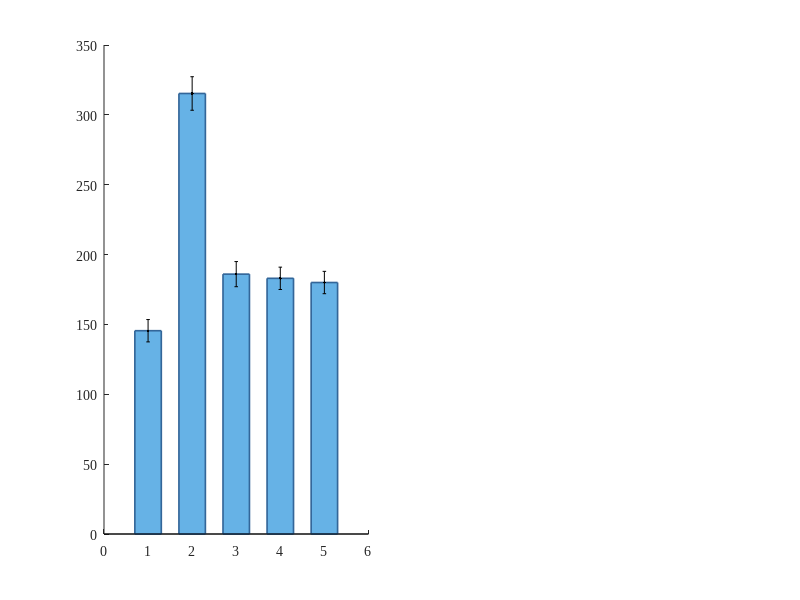

Reproduce this figure in MATLAB. (Note: this script raises an error after producing the figure.)
%% 主脚本：生成论文图表
% 清除环境
clear; clc; close all;

% 设置字体
set(groot, 'DefaultAxesFontName', 'Times New Roman');
set(groot, 'DefaultTextFontName', 'Times New Roman');

%% 创建图形窗口
fig = figure('Position', [100, 100, 1200, 450], 'Color', 'white');

%% ========== 左图：消融研究柱状图  ==========
ax1 = subplot(1, 2, 1);
hold on;

categories = {'Full', 'w/o IMU', 'w/o Exp Map', 'w/o Transformer', 'w/o Dual-stream'};
rmse_values = [145.5, 315.3, 186.0, 183.0, 180.0];
errors = [8, 12, 9, 8, 8]; 

bar_width = 0.6;
x_pos = 1:length(categories);
bars = bar(x_pos, rmse_values, bar_width, 'FaceColor', [0.4, 0.7, 0.9], ...
    'EdgeColor', [0.2, 0.4, 0.6], 'LineWidth', 1.2);

errorbar(x_pos, rmse_values, errors, 'k.', 'LineWidth', 1.5, ...
    'MarkerSize', 1, 'CapSize', 6);

for i = 1:length(rmse_values)
    text(x_pos(i), rmse_values(i) + errors(i) + 10, ...
        sprintf('%.1f m', rmse_values(i)), ...
        'HorizontalAlignment', 'center', ...
        'FontSize', 10, 'FontWeight', 'bold');
end

set(gca, 'XTick', x_pos, 'XTickLabel', categories, 'FontSize', 10);
xlabel('Configuration', 'FontSize', 12, 'FontWeight', 'bold');
ylabel('RMSE (m)', 'FontSize', 12, 'FontWeight', 'bold');
title('Ablation Study: Component Contribution Analysis', ...
    'FontSize', 13, 'FontWeight', 'bold');

ylim([0, 400]);
grid on;
grid minor;
set(gca, 'GridLineStyle', '--', 'GridAlpha', 0.3);

hold off;

%% ========== 右图：已优化 ==========
ax2 = subplot(1, 2, 2);
hold on;

datasets = struct();
datasets(1).name = 'RSLAM baseline (-5)';    datasets(1).color = [0.5,0.5,0.5];  datasets(1).style = '--';
datasets(2).name = 'Town01 (125)';          datasets(2).color = [0.2,0.6,0.8];  datasets(2).style = '-';
datasets(3).name = 'Town02 (165)';          datasets(3).color = [0.9,0.4,0.1];  datasets(3).style = '-';
datasets(4).name = 'Town10 (195)';          datasets(4).color = [0.6,0.8,0.2];  datasets(4).style = '-';
datasets(5).name = 'MH03 (171)';             datasets(5).color = [0.8,0.2,0.2];  datasets(5).style = '-';
datasets(6).name = 'KITTI 07 (112)';        datasets(6).color = [0.5,0.2,0.7];  datasets(6).style = '-'; % 改为紫色
datasets(7).name = 'MH01(166)';                 datasets(7).color = [0.9,0.7,0.2];  datasets(7).style = '-';

frame_nums = linspace(0, 1800, 100); 

slopes = [0.004, 0.055, 0.070, 0.085, 0.050, 0.095, 0.048];

for i = 1:length(datasets)
    y_vals = slopes(i) * frame_nums;
    plot(frame_nums, y_vals, 'Color', datasets(i).color, ...
         'LineStyle', datasets(i).style, 'LineWidth', 1.8, ...
         'DisplayName', datasets(i).name);
end

plot(1800, 153, 'o', 'MarkerFaceColor', [0.6,0.8,0.2], 'MarkerSize',7);
text(1850, 153, '195','FontSize',10,'FontWeight','bold');

xlim([0, 2000]);
ylim([0, 200]);

xlabel('Frame Number', 'FontSize', 12, 'FontWeight', 'bold');
ylabel('Visual Template Count', 'FontSize', 12, 'FontWeight', 'bold');
title('Visual Template Growth Across 6 Datasets', 'FontSize', 13, 'FontWeight', 'bold');

grid on; grid minor;
set(gca, 'GridLineStyle', '--', 'GridAlpha', 0.3);
legend('Location', 'southeast', 'FontSize', 8, 'NumColumns', 2);

hold off;

%% 布局
set(gcf, 'Units', 'normalized', 'OuterPosition', [0.05, 0.2, 0.9, 0.6]);
